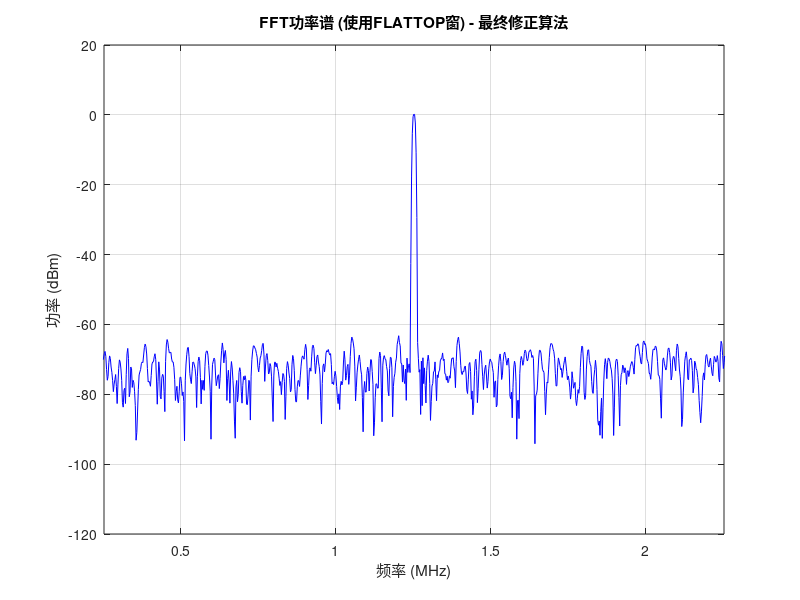

This chart was generated by the following MATLAB code:
% MATLAB脚本：FFT精确测量与精度分析 (最终修正版)
% 修复了核心的功率计算错误，并采用文档推荐的最精确方法 (Flattop窗)

clear; clc; close all;

%% 1. 信号和系统参数定义
% =========================================================================
fs = 10e6;              % 采样率 (10 MHz)
N = 4096;               % FFT点数
R = 50;                 % 系统阻抗 (50 Ohm)
f_signal = 1.253e6;     % 信号频率 (特意设置在格点之间)
A_peak = 1.5;           % 信号的真实峰值振幅 (1.5 V)
noise_power_dbm = -30;  % 真实的平均噪声功率 (-30 dBm)

%% 2. 计算信号的"真实"理论值 (Ground Truth)
% =========================================================================
V_rms_true = A_peak / sqrt(2);
signal_power_watts_true = V_rms_true^2 / R;
signal_power_dbm_true = 10 * log10(signal_power_watts_true / 0.001);

fprintf('------------------- GROUND TRUTH -------------------\n');
fprintf('真实信号峰值振幅: %.4f V\n', A_peak);
fprintf('真实信号功率:       %.4f dBm\n', signal_power_dbm_true);
fprintf('真实噪声功率:       %.4f dBm\n', noise_power_dbm);
fprintf('----------------------------------------------------\n\n');

%% 3. 生成时域信号
% =========================================================================
t = (0:N-1) / fs;
signal_pure = A_peak * sin(2 * pi * f_signal * t);
noise_power_watts = (10^(noise_power_dbm / 10)) / 1000;
noise_std_dev = sqrt(noise_power_watts * R);
noise = noise_std_dev * randn(1, N);
time_signal = signal_pure + noise;

%% 4. FFT分析与精度校正
% =========================================================================
% **采用文档推荐的最精确振幅测量方法：使用Flattop窗**
window_type = 'flattop'; 

fprintf('========= 分析开始 (使用 %s 窗) =========\n', upper(window_type));

switch lower(window_type)
    case 'rectangle', win = rectwin(N)'; CPG_dB = 0; ENBW_corr_dB = 0;
    case 'hann', win = hann(N)'; CPG_dB = 6.02; ENBW_corr_dB = 1.76;
    case 'flattop', win = flattopwin(N)'; CPG_dB = 13.3; ENBW_corr_dB = 5.76;
    otherwise, error('未知的窗函数类型');
end

signal_windowed = time_signal .* win;
Y = fft(signal_windowed, N);

% 核心修正点 1: 正确理解FFT输出为“峰值振幅谱”
P2 = abs(Y / N);
P1_peak_amp = P2(1:N/2+1); % 变量改名以明确其物理意义
P1_peak_amp(2:end-1) = 2 * P1_peak_amp(2:end-1);

% 核心修正点 2: 正确的功率计算公式 P = V_rms^2 / R = (A_peak/√2)^2 / R
power_spectrum_watts = (P1_peak_amp.^2) / (2 * R);
power_spectrum_dbm = 10 * log10(power_spectrum_watts / 0.001);
freq_axis = fs * (0:(N/2)) / N;

% --- 从频谱图中"读取"显示值 ---
[P_displayed_dbm, index_peak] = max(power_spectrum_dbm);
noise_bins = true(size(power_spectrum_dbm));
noise_bins(max(1, index_peak-10):min(length(power_spectrum_dbm), index_peak+10)) = false;
P_floor_dbm = 10*log10(mean(power_spectrum_watts(noise_bins)) / 0.001);

fprintf('\n--- 步骤1: 从FFT频谱图直接读取 (未校正) ---\n');
fprintf('显示的信号峰值功率: %.4f dBm\n', P_displayed_dbm);
fprintf('显示的噪声基底:   %.4f dBm\n', P_floor_dbm);

% --- 应用校正 ---
% 校正信号功率: 使用最简单的公式 P_true = P_displayed + CPG
% (因为Flattop窗的扇形损失可以忽略)
P_signal_corrected_dbm = P_displayed_dbm + CPG_dB;

% 校正噪声功率 (逻辑不变)
PG_dB = 10 * log10(N / 2);
P_noise_corrected_dbm = P_floor_dbm + CPG_dB + PG_dB - ENBW_corr_dB;

% --- 从校正后的功率反推振幅 ---
P_signal_corrected_watts = (10^(P_signal_corrected_dbm / 10)) / 1000;
V_rms_corrected = sqrt(P_signal_corrected_watts * R);
A_peak_corrected = V_rms_corrected * sqrt(2);

%% 5. 显示最终结果并与真实值对比
% =========================================================================
fprintf('\n--- 步骤2: 最终计算结果 (已校正) ---\n');
fprintf('校正后的信号功率:   %.4f dBm (真实值: %.4f dBm)\n', P_signal_corrected_dbm, signal_power_dbm_true);
fprintf('校正后的信号振幅:   %.4f V   (真实值: %.4f V)\n', A_peak_corrected, A_peak);
fprintf('校正后的噪声功率:   %.4f dBm (真实值: %.4f dBm)\n', P_noise_corrected_dbm, noise_power_dbm);
fprintf('====================================================\n');

error_power_db = abs(P_signal_corrected_dbm - signal_power_dbm_true);
error_amplitude_percent = (abs(A_peak_corrected - A_peak) / A_peak) * 100;
fprintf('功率测量误差: %.4f dB, 振幅测量误差: %.2f%%\n', error_power_db, error_amplitude_percent);

%% 6. 可视化
% =========================================================================
figure('Name', ['FFT Analysis with ' upper(window_type) ' Window (Final Corrected)'], 'Position', [100, 100, 900, 600]);
plot(freq_axis / 1e6, power_spectrum_dbm, 'b');
grid on; hold on;
title(['FFT功率谱 (使用' upper(window_type) '窗) - 最终修正算法']);
xlabel('频率 (MHz)'); ylabel('功率 (dBm)');
xlim([max(0, f_signal/1e6-1), f_signal/1e6+1]);
